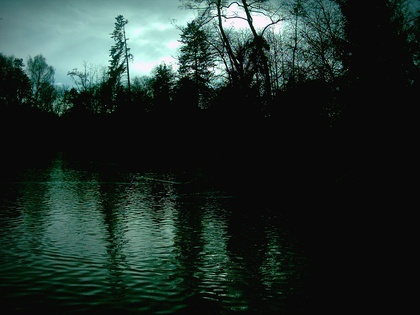
%> input picture lab03/darkimage1.jpg, 420 x 315 px, shrunk from 1600 x 1200 before the run
$ octave powerlaw_darkimage1.m   (GNU Octave 9; MATLAB toolbox functions it lacks are replaced by stand-ins)
%> lines starting %> are read from the running program, lines starting %| are printed output that depends on the picture
clc,clear,close all;
img = imread('darkimage1.jpg');
%> img is the input picture: size 315x420x3 uint8; mean R, G, B 32.9, 48, 42.9
img = rgb2gray(img);
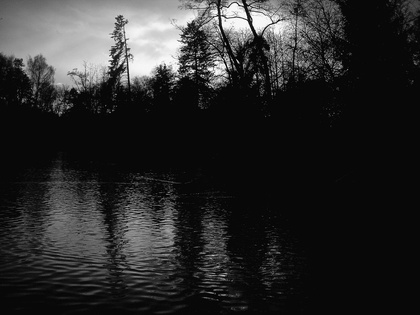
%> img: size 315x420 uint8; min 0, max 255, mean 42.9
[row,col] = size(img);
%> row = 315; col = 420
img2 = zeros(row,col);
img2(1:row,1:col) = img(1:row,1:col);

gamma = 1.5;
c=1;
for y=1:row
    for x=1:col
        img2(y,x) = c*img2(y,x)^gamma;
    end
end
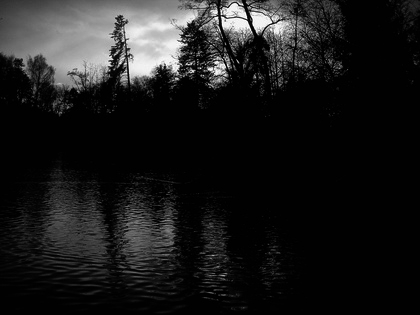
%> img2: size 315x420 double; min 0, max 4072, mean 450.6; drawn with min black and max white

subplot(1,2,1);
imshow(img);
subplot(1,2,2);
imshow(uint8(img2));
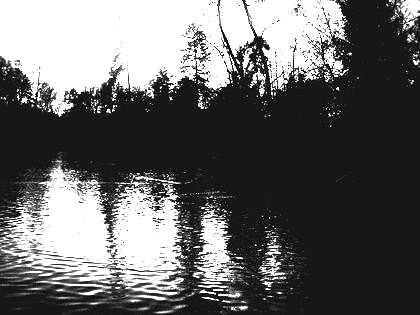
%> displayed picture: size 315x420, on the screen's scale of 0 to 255; min 0, max 255, mean 102.5
